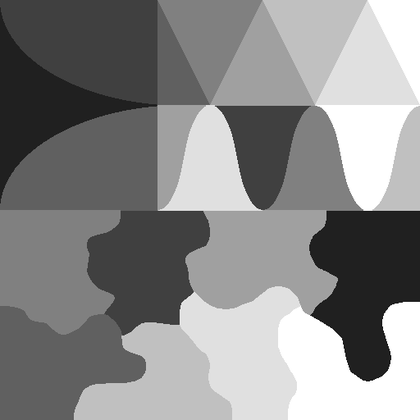
%> input picture texmos3.s512.tiff, 420 x 420 px, shrunk from 512 x 512 before the run
$ octave texmos_test.m   (GNU Octave 9; MATLAB toolbox functions it lacks are replaced by stand-ins)
%> lines starting %> are read from the running program, lines starting %| are printed output that depends on the picture
### ImSmoothL0TVQP.m
% [99 lines of commented-out code are left out]


function [u,OutPut] = ImSmoothL0TVQP(f, Param)


MaxIter = 5;
SolRE   = 1e-4;
kappa   = 2;            lambda  = 200;
betamax = 1e5;          sigma   = 2;
% beta    = 1;

if nargin == 2
    if isfield(Param,'PrimalStep'), kappa     = Param.kappa;      end
    if isfield(Param,'MaxIter'),    MaxIter   = Param.MaxIter;    end
    if isfield(Param,'SolRE'),      SolRE     = Param.SolRE;      end
    if isfield(Param,'Reglambda'),  lambda    = Param.Reglambda;  end
    if isfield(Param,'Sigma'),      sigma     = Param.Sigma;      end
    if isfield(Param,'Beta'),       beta      = Param.Beta;       end
    if isfield(Param,'BetaMax'),    betamax   = Param.BetaMax;    end
end
kouter  = 0;       k   = 0;

sr  = 2 * ceil(3*sigma) + 1;
psf = fspecial('gaussian', [sr,sr], sigma);
H   = ClassBlurMatrix(psf,size(f));
g   = f;
Hg  = H * g;        u   = Hg;
Htg = H' * Hg;      HtH = H' * H;

R   = ClassImGrad('cir',size(g),1);%R = ClassFoImDiff('cir',size(g));
RtR = R' * R;      Lap = RtR;

if ~exist('beta','var'), Ru  = abs(R*u);     beta = 1/mean(Ru(:));  end

lamiter = lambda/8;
ratio   = floor(log(betamax/beta)/log(kappa))-1;
ratio   = 1.5^(5/ratio);

while beta < betamax
    kouter = kouter + 1;
    A      = lamiter * HtH + beta*Lap;
    for i = 1:MaxIter
        k   = k + 1;
        [z,zz] = ImGradHardTh(R * u,1/beta);
        %zz  = sqrt(sum(sum(z.^2,4),3));
        %figure(1); imshow(1-zz/max(zz(:)));
        %figure(2); imshow(u); pause(0.05)

        rhs = lamiter * Htg + beta * R' * z;
        unew = A\rhs;
        re = norm(unew(:)-u(:))/norm(u(:));

        u = unew; %u(u>1)=1; u(u<0) = 0;
%         e = H * u - f; norm(e(:))^2;

      %  fprintf('%3d-th iteration, beta: %1.2e, relative error: %1.2e\n',k,norm(e(:))^2,lamiter);
        if re<SolRE, break; end
    end
    lamiter = min(lamiter*ratio, lambda);
    beta    = beta*kappa;


end


% [lamiter kouter]
% figure; imshow(u);
OutPut.OuterIter = kouter;
OutPut.TotalIter = k;

% [17 lines left out: functions ImGradHardTh, ImGradHardTh2, not called in this run]

### texmos_test.m
clear all, close all; clc;

u0     = im2double(imread('texmos3.s512.tiff'))*1;
%> u0: size 420x420 double; min 0, max 1, mean 0.539
[m,n] = size(u0);
%> m = 420; n = 420
[x,y] = meshgrid(1:n,1:m);
v0     = zeros(m,n);
a = 0.4;
v0(1:m/2,1:n/2)     = a*cos(2*pi*128/m*x(1:m/2,1:n/2)).*cos(2*pi*128/n*y(1:m/2,1:n/2));%sum(v0(:));
v0(m/2+1:end,1:n/2) = a*cos(2*pi*64/m*x(m/2+1:end,1:n/2));%sum(v0(:));
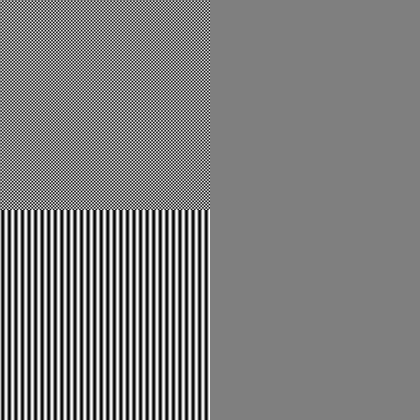
%> v0: size 420x420 double; min -0.4, max 0.4, mean -9.74e-19; drawn with min black and max white
v0(1:m/2,n/2+1:end) = a*cos(2*pi*64*(x(1:m/2,n/2+1:end)/m+y(1:m/2,n/2+1:end)/n)) ;%sum(v0(:));
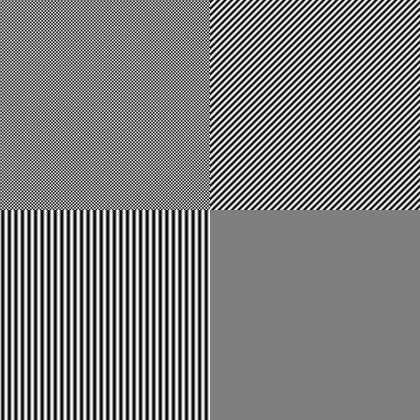
%> v0: size 420x420 double; min -0.4, max 0.4, mean -1.33e-16; drawn with min black and max white
v0(m/2+1:end,m/2+1:end) = a*cos((2*pi*128)/m*y(m/2+1:end,1:n/2));
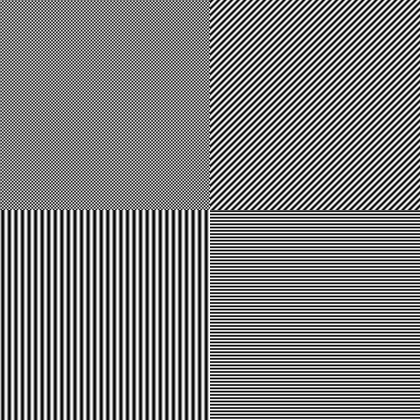
%> v0: size 420x420 double; min -0.4, max 0.4, mean -1.13e-16; drawn with min black and max white

Im     = u0+v0;
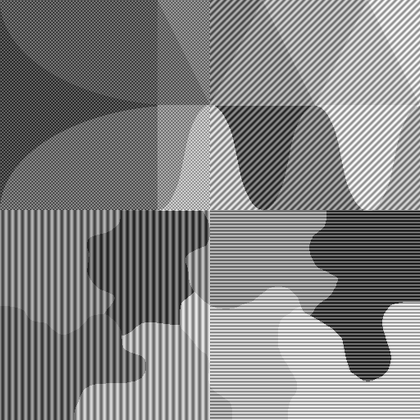
%> Im: size 420x420 double; min -0.364, max 1.4, mean 0.539; drawn with min black and max white

sigma  = 3;
lambda = 1e4;
Param.Reglambda = lambda;
Param.Sigma     = sigma;
Im              = im2double(Im);

tic; [uu,OutPut] = ImSmoothL0TVQP(Im, Param); t=toc;
%> in ImSmoothL0TVQP, `Hg = H * g`:
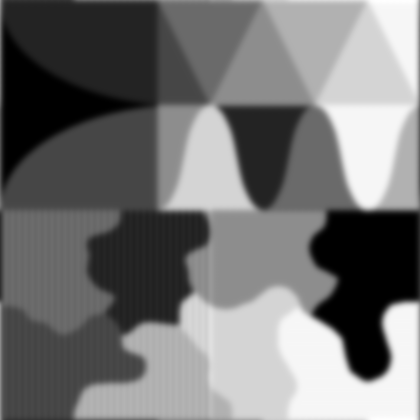
%> Hg: size 420x420 double; min 0.125, max 1.03, mean 0.539; drawn with min black and max white
%> in ImSmoothL0TVQP, `beta = 1/mean(Ru(:))`: beta = 192.9
%> in ImSmoothL0TVQP, `ratio   = floor(log(betamax/beta)/log(kappa))-1;`: ratio = 8
%> in ImSmoothL0TVQP, `ratio   = 1.5^(5/ratio);`: ratio = 1.29
%> the loop in ImSmoothL0TVQP, `while beta < betamax` made 10 passes
%> (lamiter, beta) on passes 1 to 10: (1610.5, 385.9), (2075, 771.8), (2673.5, 1543.6), (3444.6, 3087.1), (4438.1, 6174.3), (5718.1, 12348.5), (7367.3, 24697), (9492.2, 49394.1), (10000, 98788.1), (10000, 197576.3)
%> after the loop in ImSmoothL0TVQP, `while beta < betamax`: k = 50
%> in ImSmoothL0TVQP, `OutPut.OuterIter = kouter;`: OutPut.OuterIter = 10
%> in ImSmoothL0TVQP, `OutPut.TotalIter = k;`: OutPut.TotalIter = 50
%> after `[uu,OutPut] = ImSmoothL0TVQP(Im, Param)`:
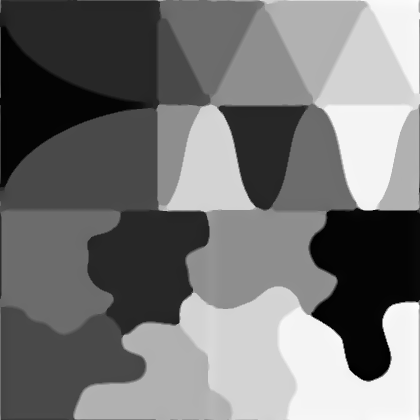
%> uu: size 420x420 double; min 0.108, max 1.04, mean 0.539; drawn with min black and max white
%> after `[uu,OutPut] = ImSmoothL0TVQP(Im, Param)`: OutPut = {OuterIter 10, TotalIter 50}
figure(90); imshow(uu);
figure(91); imshow((Im-uu)+0.5);
%> after `imshow((Im-uu)+0.5)`:
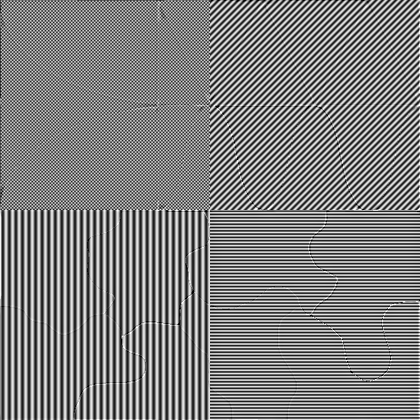
%> displayed picture: size 420x420, on the screen's scale of 0 to 255; min 0, max 255, mean 127.5
